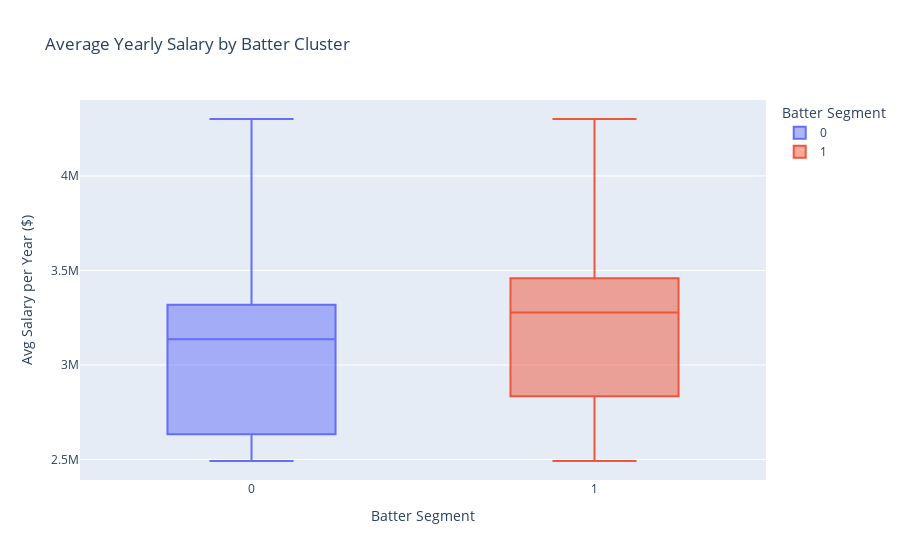
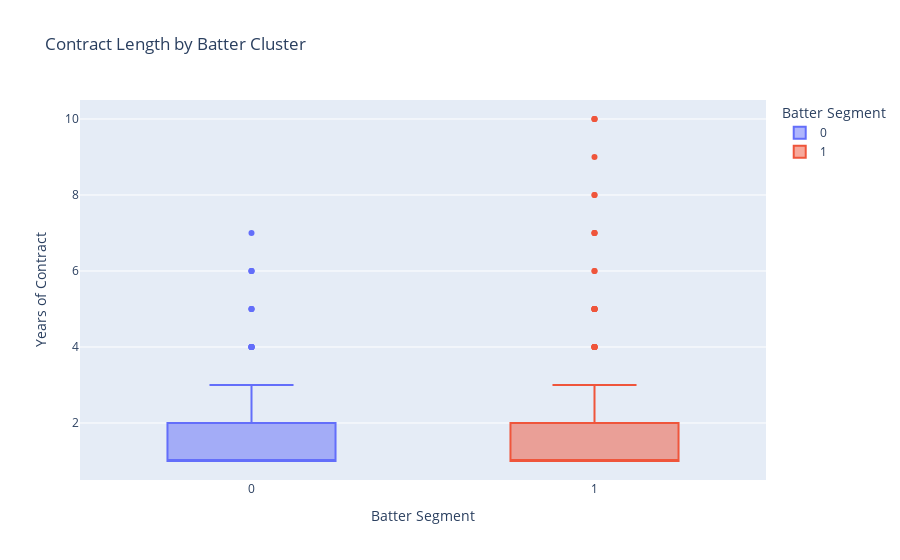

Source (notebook cell) for these figures, in order:
### Code cell
fig_salary = px.box(
    Xorig, 
    x='cluster', 
    y='avg_salary_year', 
    color='cluster',
    title="Average Yearly Salary by Batter Cluster",
    labels={'avg_salary_year': 'Avg Salary per Year ($)', 'cluster': 'Batter Segment'},
)
fig_salary.show()

fig_len = px.box(
    Xorig, 
    x='cluster', 
    y='contract_length', 
    color='cluster',
    title="Contract Length by Batter Cluster",
    labels={'contract_length': 'Years of Contract', 'cluster': 'Batter Segment'},
)
fig_len.show()

### Figure 1 — Plotly figure (JSON) as saved in the notebook; plotly's stock layout.template omitted (floating-point values rounded to 4 significant figures; data arrays with more than 128 entries replaced by an {"elided": "..."} marker saying what was removed)
{"data": [{"alignmentgroup": "True", "hovertemplate": "Batter Segment=%{x}<br>Avg Salary per Year ($)=%{y}<extra></extra>", "legendgroup": "0", "marker": {"color": "#636efa"}, "name": "0", "notched": false, "offsetgroup": "0", "orientation": "v", "showlegend": true, "type": "box", "x": {"elided": "333 str values"}, "x0": " ", "xaxis": "x", "y": {"elided": "333 float values"}, "y0": " ", "yaxis": "y"}, {"alignmentgroup": "True", "hovertemplate": "Batter Segment=%{x}<br>Avg Salary per Year ($)=%{y}<extra></extra>", "legendgroup": "1", "marker": {"color": "#EF553B"}, "name": "1", "notched": false, "offsetgroup": "1", "orientation": "v", "showlegend": true, "type": "box", "x": {"elided": "216 str values"}, "x0": " ", "xaxis": "x", "y": {"elided": "216 float values"}, "y0": " ", "yaxis": "y"}], "layout": {"boxmode": "overlay", "legend": {"title": {"text": "Batter Segment"}, "tracegroupgap": 0}, "title": {"text": "Average Yearly Salary by Batter Cluster"}, "xaxis": {"anchor": "y", "categoryarray": ["0", "1"], "categoryorder": "array", "domain": [0, 1], "title": {"text": "Batter Segment"}}, "yaxis": {"anchor": "x", "domain": [0, 1], "title": {"text": "Avg Salary per Year ($)"}}}}

### Figure 2 — Plotly figure (JSON) as saved in the notebook; plotly's stock layout.template omitted (floating-point values rounded to 4 significant figures; data arrays with more than 128 entries replaced by an {"elided": "..."} marker saying what was removed)
{"data": [{"alignmentgroup": "True", "hovertemplate": "Batter Segment=%{x}<br>Years of Contract=%{y}<extra></extra>", "legendgroup": "0", "marker": {"color": "#636efa"}, "name": "0", "notched": false, "offsetgroup": "0", "orientation": "v", "showlegend": true, "type": "box", "x": {"elided": "333 str values"}, "x0": " ", "xaxis": "x", "y": {"elided": "333 float values"}, "y0": " ", "yaxis": "y"}, {"alignmentgroup": "True", "hovertemplate": "Batter Segment=%{x}<br>Years of Contract=%{y}<extra></extra>", "legendgroup": "1", "marker": {"color": "#EF553B"}, "name": "1", "notched": false, "offsetgroup": "1", "orientation": "v", "showlegend": true, "type": "box", "x": {"elided": "216 str values"}, "x0": " ", "xaxis": "x", "y": {"elided": "216 float values"}, "y0": " ", "yaxis": "y"}], "layout": {"boxmode": "overlay", "legend": {"title": {"text": "Batter Segment"}, "tracegroupgap": 0}, "title": {"text": "Contract Length by Batter Cluster"}, "xaxis": {"anchor": "y", "categoryarray": ["0", "1"], "categoryorder": "array", "domain": [0, 1], "title": {"text": "Batter Segment"}}, "yaxis": {"anchor": "x", "domain": [0, 1], "title": {"text": "Years of Contract"}}}}
